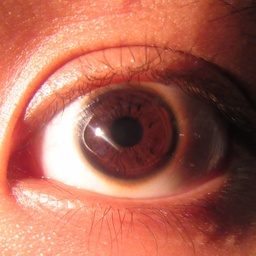
#> input picture test images/left eyes/IMG_1023.jpg, 256 x 256 px, shrunk from 2382 x 2382 before the run
$ python -i houghcircle.py   (imports and definitions only)   (older library calls are emulated)
#> lines starting #> are read from the running program, lines starting #| are printed output that depends on the picture; after the words box and inside, x2 and y2 are one past the last pixel; in counts of white or black regions, pixels touching at a corner belong together
import cv2
import numpy as np


def hough(img):
        #img = cv2.cvtColor(img, cv2.COLOR_BGR2GRAY)
        ret, thresh = cv2.threshold(img, 50, 255, cv2.THRESH_BINARY)
        height, width = img.shape
        mask = np.zeros((height, width), np.uint8)
        edges = cv2.Sobel(img,cv2.CV_8U,1,1,ksize=3)
        # cv2.imshow('detected ',gray)
        circles = cv2.HoughCircles(edges, cv2.HOUGH_GRADIENT, 1, 10000, param1=50, param2=30, minRadius=0, maxRadius=0)
        for i in circles[0, :]:
            i[2] = i[2] + 4
            # Draw on mask
            cv2.circle(mask, (i[0], i[1]), i[2], (255, 255, 255), thickness=-1)

        # Copy that image using that mask
        masked_data = cv2.bitwise_and(img, img, mask=mask)

        # Apply Threshold
        _, thresh = cv2.threshold(mask, 1, 255, cv2.THRESH_BINARY)

        # Find Contour
        contours = cv2.findContours(thresh, cv2.RETR_EXTERNAL, cv2.CHAIN_APPROX_SIMPLE)
        x, y, w, h = cv2.boundingRect(contours[0])

        # Crop masked_data
        crop = masked_data[y:y + h, x:x + w]
        cropimg = np.array(crop, dtype=np.uint8)
        return cropimg

>>> import cv2
>>> picture = cv2.imread('test images/left eyes/IMG_1023.jpg', cv2.IMREAD_GRAYSCALE)
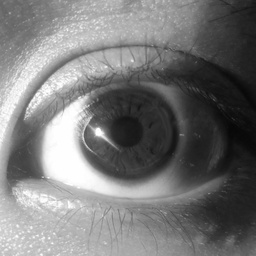
#> picture: shape (256, 256); min 4, max 255, mean 119.7
>>> result = hough(picture)
#> in hough, `ret, thresh = cv2.threshold(img, 50, 255, cv2.THRESH_BINARY)`:
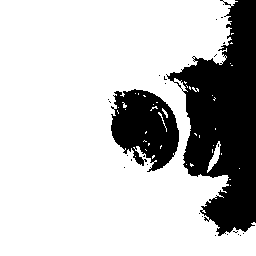
#> thresh: shape (256, 256); 76.2% white; 27 black regions (25 under 20 px), largest, box (x1, y1, x2, y2) and area: (166, 0, 256, 236) 11792, (111, 89, 179, 172) 3781
#> in hough, `edges = cv2.Sobel(img,cv2.CV_8U,1,1,ksize=3)`:
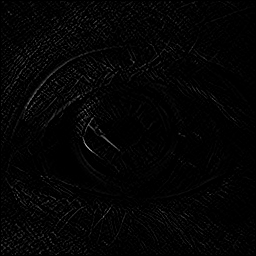
#> edges: shape (256, 256); min 0, max 179, mean 4.2
#> in hough, `circles = cv2.HoughCircles(edges, cv2.HOUGH_GRADIENT, 1, 10000, param1..`: circles = [[111.5, 126.5, 109.3]]
#> the loop in hough, `for i in circles[0, :]:` made 1 pass
#> after the loop in hough, `for i in circles[0, :]:`:
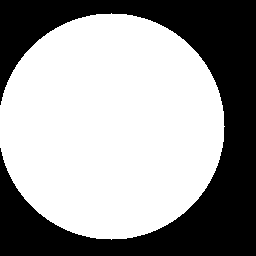
#> mask: shape (256, 256); 61.1% white; 1 black region
#> in hough, `masked_data = cv2.bitwise_and(img, img, mask=mask)`:
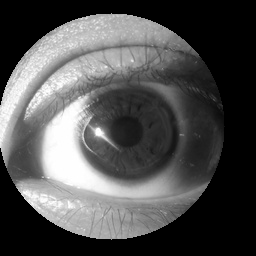
#> masked_data: shape (256, 256); min 0, max 255, mean 79.9
#> in hough, `contours = cv2.findContours(thresh, cv2.RETR_EXTERNAL, cv2.CHAIN_APPRO..`: contours = 1 contour; box (x1, y1, x2, y2) and area: (0, 13, 225, 240) 39738
#> (the run stopped early here; a loop or call above may not have finished)

$ run again, on test images/left eyes/IMG_1029.jpg
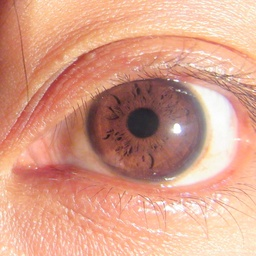
#> input picture test images/left eyes/IMG_1029.jpg, 256 x 256 px, shrunk from 2040 x 2040 before the run
#> in hough, `ret, thresh = cv2.threshold(img, 50, 255, cv2.THRESH_BINARY)`:
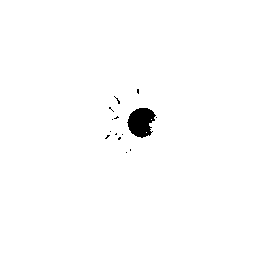
#> thresh: shape (256, 256); 99% white; 14 black regions (13 under 20 px), largest, box (x1, y1, x2, y2) and area: (127, 108, 156, 138) 607
#> circles = [[131.5, 131.5, 122.8]]
#> the loop in hough, `for i in circles[0, :]:` made 1 pass
#> in hough, `masked_data = cv2.bitwise_and(img, img, mask=mask)`:
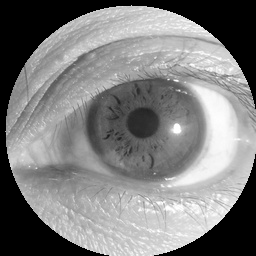
#> masked_data: shape (256, 256); min 0, max 255, mean 125.9
#> contours = 1 contour; box (x1, y1, x2, y2) and area: (5, 5, 256, 256) 49440
